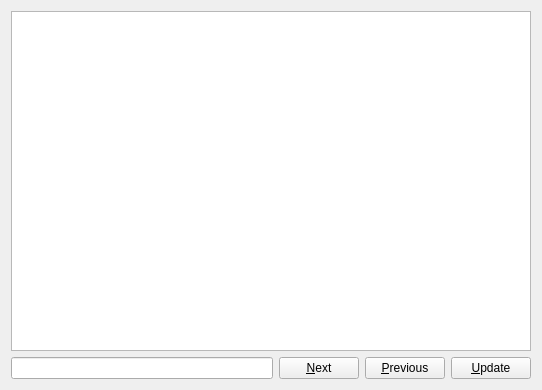
<?xml version="1.0" encoding="UTF-8"?>
<ui version="4.0">
 <class>activations_inspector</class>
 <widget class="QWidget" name="activations_inspector">
  <property name="geometry">
   <rect>
    <x>0</x>
    <y>0</y>
    <width>542</width>
    <height>390</height>
   </rect>
  </property>
  <property name="windowTitle">
   <string>Activation inspector</string>
  </property>
  <layout class="QVBoxLayout" name="verticalLayout">
   <item>
    <widget class="QListWidget" name="events"/>
   </item>
   <item>
    <layout class="QHBoxLayout" name="horizontalLayout">
     <item>
      <widget class="QLineEdit" name="pattern"/>
     </item>
     <item>
      <widget class="QPushButton" name="next">
       <property name="text">
        <string>&amp;Next</string>
       </property>
      </widget>
     </item>
     <item>
      <widget class="QPushButton" name="previous">
       <property name="text">
        <string>&amp;Previous</string>
       </property>
      </widget>
     </item>
     <item>
      <widget class="QPushButton" name="btnUpdate">
       <property name="text">
        <string>&amp;Update</string>
       </property>
      </widget>
     </item>
    </layout>
   </item>
  </layout>
 </widget>
 <resources/>
 <connections/>
</ui>
